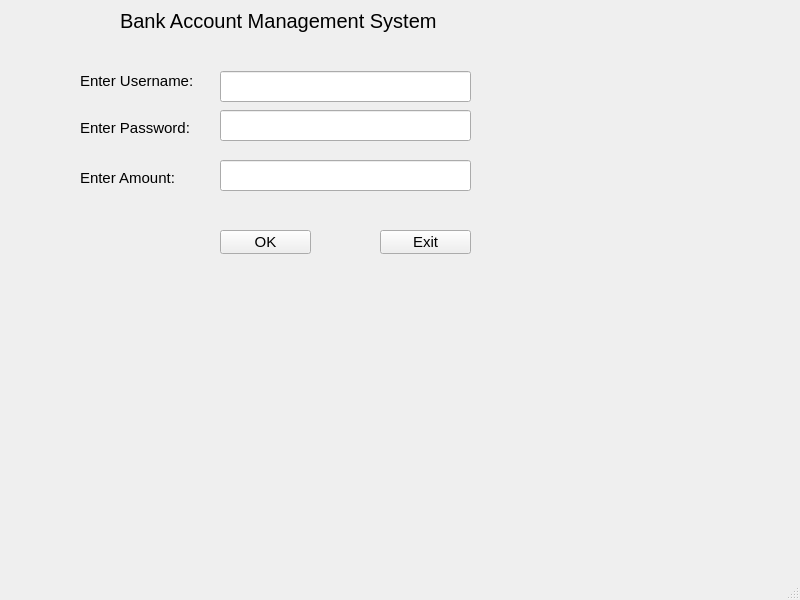
<?xml version="1.0" encoding="UTF-8"?>
<ui version="4.0">
 <class>MainWindow</class>
 <widget class="QMainWindow" name="MainWindow">
  <property name="geometry">
   <rect>
    <x>0</x>
    <y>0</y>
    <width>800</width>
    <height>600</height>
   </rect>
  </property>
  <property name="windowTitle">
   <string>MainWindow</string>
  </property>
  <widget class="QWidget" name="centralwidget">
   <widget class="QLabel" name="label">
    <property name="geometry">
     <rect>
      <x>120</x>
      <y>0</y>
      <width>321</width>
      <height>41</height>
     </rect>
    </property>
    <property name="styleSheet">
     <string notr="true">QLabel{
font-size: 20px;
}</string>
    </property>
    <property name="text">
     <string>Bank Account Management System</string>
    </property>
   </widget>
   <widget class="QLabel" name="label_2">
    <property name="geometry">
     <rect>
      <x>80</x>
      <y>65</y>
      <width>121</width>
      <height>31</height>
     </rect>
    </property>
    <property name="styleSheet">
     <string notr="true">QLabel{
font-size: 15px;
}</string>
    </property>
    <property name="text">
     <string>Enter Username:</string>
    </property>
   </widget>
   <widget class="QLabel" name="label_3">
    <property name="geometry">
     <rect>
      <x>80</x>
      <y>120</y>
      <width>121</width>
      <height>16</height>
     </rect>
    </property>
    <property name="styleSheet">
     <string notr="true">QLabel{
font-size: 15px;
}</string>
    </property>
    <property name="text">
     <string>Enter Password:</string>
    </property>
   </widget>
   <widget class="QLabel" name="label_4">
    <property name="geometry">
     <rect>
      <x>80</x>
      <y>170</y>
      <width>121</width>
      <height>16</height>
     </rect>
    </property>
    <property name="styleSheet">
     <string notr="true">QLabel{
font-size: 15px;
}</string>
    </property>
    <property name="text">
     <string>Enter Amount:</string>
    </property>
   </widget>
   <widget class="QLineEdit" name="lineEdit">
    <property name="geometry">
     <rect>
      <x>220</x>
      <y>71</y>
      <width>251</width>
      <height>31</height>
     </rect>
    </property>
    <property name="styleSheet">
     <string notr="true">QLineEdit{
font-size: 15px;
}</string>
    </property>
   </widget>
   <widget class="QLineEdit" name="lineEdit_2">
    <property name="geometry">
     <rect>
      <x>220</x>
      <y>110</y>
      <width>251</width>
      <height>31</height>
     </rect>
    </property>
    <property name="styleSheet">
     <string notr="true">QLineEdit{
font-size: 15px;
}</string>
    </property>
   </widget>
   <widget class="QLineEdit" name="lineEdit_3">
    <property name="geometry">
     <rect>
      <x>220</x>
      <y>160</y>
      <width>251</width>
      <height>31</height>
     </rect>
    </property>
    <property name="styleSheet">
     <string notr="true">QLineEdit{
font-size: 15px;
}</string>
    </property>
   </widget>
   <widget class="QPushButton" name="pushButton">
    <property name="geometry">
     <rect>
      <x>220</x>
      <y>230</y>
      <width>91</width>
      <height>24</height>
     </rect>
    </property>
    <property name="styleSheet">
     <string notr="true">QPushButton{
font-size: 15px;
}</string>
    </property>
    <property name="text">
     <string>OK</string>
    </property>
   </widget>
   <widget class="QPushButton" name="pushButton_2">
    <property name="geometry">
     <rect>
      <x>380</x>
      <y>230</y>
      <width>91</width>
      <height>24</height>
     </rect>
    </property>
    <property name="styleSheet">
     <string notr="true">QPushButton{
font-size: 15px;
}</string>
    </property>
    <property name="text">
     <string>Exit</string>
    </property>
   </widget>
  </widget>
  <widget class="QMenuBar" name="menubar">
   <property name="geometry">
    <rect>
     <x>0</x>
     <y>0</y>
     <width>800</width>
     <height>22</height>
    </rect>
   </property>
  </widget>
  <widget class="QStatusBar" name="statusbar"/>
 </widget>
 <resources/>
 <connections/>
</ui>
